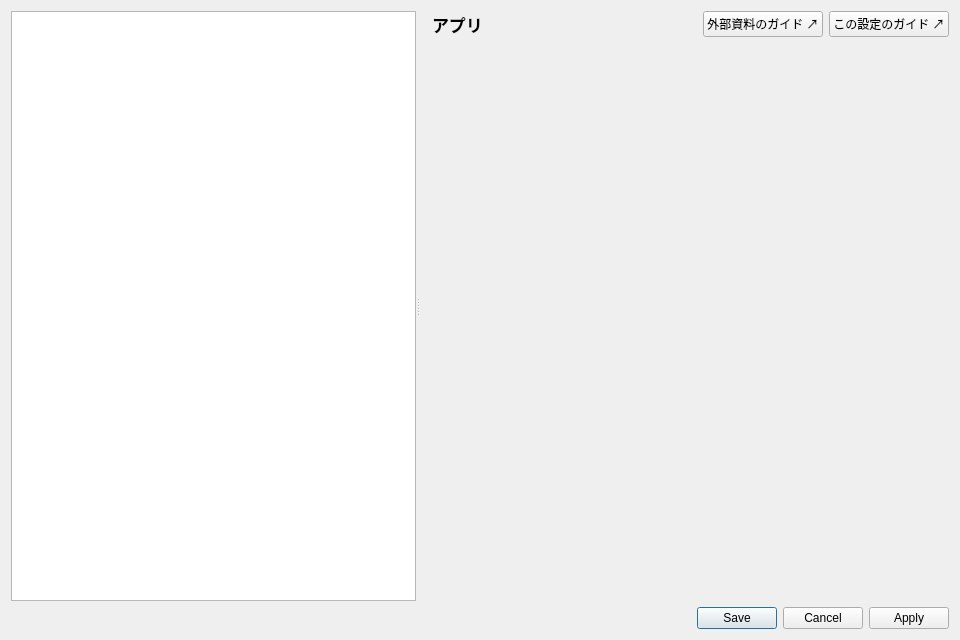
<?xml version="1.0" encoding="UTF-8"?>
<ui version="4.0">
 <class>SettingsDialog</class>
 <widget class="QDialog" name="SettingsDialog">
  <property name="geometry">
   <rect>
    <x>0</x>
    <y>0</y>
    <width>960</width>
    <height>640</height>
   </rect>
  </property>
  <property name="windowTitle">
   <string>設定</string>
  </property>
  <layout class="QVBoxLayout" name="layoutRoot">
   <item>
    <widget class="QSplitter" name="splitterSettings">
     <property name="orientation">
      <enum>Qt::Orientation::Horizontal</enum>
     </property>
     <widget class="QTreeWidget" name="treeCategories">
      <property name="minimumSize">
       <size>
        <width>230</width>
        <height>0</height>
       </size>
      </property>
      <property name="headerHidden"><bool>true</bool></property>
      <property name="styleSheet">
       <string notr="true">QTreeWidget#treeCategories { font-size: 14px; }
QTreeWidget#treeCategories::item { height: 36px; }</string>
      </property>
      <property name="editTriggers"><set>QAbstractItemView::NoEditTriggers</set></property>
      <property name="selectionMode"><enum>QAbstractItemView::SingleSelection</enum></property>
      <column><property name="text"><string>設定項目</string></property></column>
     </widget>
     <widget class="QWidget" name="widgetSettingsContent">
      <layout class="QVBoxLayout" name="layoutSettingsContent">
       <property name="leftMargin"><number>12</number></property>
       <property name="topMargin"><number>0</number></property>
       <property name="rightMargin"><number>0</number></property>
       <property name="bottomMargin"><number>0</number></property>
       <item>
        <layout class="QHBoxLayout" name="layoutGuideHeader">
         <item><widget class="QLabel" name="labelCategoryTitle">
         <property name="font"><font><pointsize>13</pointsize><bold>true</bold></font></property>
         <property name="text"><string>アプリ</string></property>
        </widget></item>
         <item><spacer name="spacerGuideHeader"><property name="orientation"><enum>Qt::Horizontal</enum></property><property name="sizeHint"><size><width>20</width><height>20</height></size></property></spacer></item>
         <item><widget class="QPushButton" name="buttonGuideResources">
          <property name="text"><string>外部資料のガイド ↗</string></property>
          <property name="toolTip"><string>オンラインガイドをブラウザで開きます。</string></property>
          <property name="autoDefault"><bool>false</bool></property>
          <property name="visible"><bool>false</bool></property>
          <property name="guidePage" stdset="0"><string notr="true">mcp-resources</string></property>
         </widget></item>
         <item><widget class="QPushButton" name="buttonGuideSettings">
          <property name="text"><string>この設定のガイド ↗</string></property>
          <property name="toolTip"><string>オンラインガイドをブラウザで開きます。</string></property>
          <property name="autoDefault"><bool>false</bool></property>
         </widget></item>
        </layout>
       </item>
       <item>
     <widget class="QStackedWidget" name="stackSettings">
      <property name="currentIndex">
       <number>0</number>
      </property>
      <widget class="QWidget" name="pageGeneral">
       <layout class="QVBoxLayout" name="layoutPageGeneral">
        <property name="leftMargin">
         <number>0</number>
        </property>
        <property name="topMargin">
         <number>0</number>
        </property>
        <property name="rightMargin">
         <number>0</number>
        </property>
        <property name="bottomMargin">
         <number>0</number>
        </property>
       </layout>
      </widget>
      <widget class="QWidget" name="pageAI">
       <layout class="QVBoxLayout" name="layoutPageAI">
        <property name="leftMargin">
         <number>0</number>
        </property>
        <property name="topMargin">
         <number>0</number>
        </property>
        <property name="rightMargin">
         <number>0</number>
        </property>
        <property name="bottomMargin">
         <number>0</number>
        </property>
       </layout>
      </widget>
      <widget class="QWidget" name="pageTone">
       <layout class="QVBoxLayout" name="layoutPageTone">
        <property name="leftMargin"><number>0</number></property>
        <property name="topMargin"><number>0</number></property>
        <property name="rightMargin"><number>0</number></property>
        <property name="bottomMargin"><number>0</number></property>
       </layout>
      </widget>
      <widget class="QWidget" name="pageFile">
       <layout class="QVBoxLayout" name="layoutPageFile">
        <property name="leftMargin">
         <number>0</number>
        </property>
        <property name="topMargin">
         <number>0</number>
        </property>
        <property name="rightMargin">
         <number>0</number>
        </property>
        <property name="bottomMargin">
         <number>0</number>
        </property>
       </layout>
      </widget>
      <widget class="QWidget" name="pageDisplay">
       <layout class="QVBoxLayout" name="layoutPageDisplay">
        <property name="leftMargin">
         <number>0</number>
        </property>
        <property name="topMargin">
         <number>0</number>
        </property>
        <property name="rightMargin">
         <number>0</number>
        </property>
        <property name="bottomMargin">
         <number>0</number>
        </property>
       </layout>
      </widget>
      <widget class="QWidget" name="pageFilterRules">
       <layout class="QVBoxLayout" name="layoutPageFilterRules">
        <property name="leftMargin">
         <number>0</number>
        </property>
        <property name="topMargin">
         <number>0</number>
        </property>
        <property name="rightMargin">
         <number>0</number>
        </property>
        <property name="bottomMargin">
         <number>0</number>
        </property>
       </layout>
      </widget>
      <widget class="QWidget" name="pageGlossary">
       <layout class="QVBoxLayout" name="layoutPageGlossary">
        <property name="leftMargin">
         <number>0</number>
        </property>
        <property name="topMargin">
         <number>0</number>
        </property>
        <property name="rightMargin">
         <number>0</number>
        </property>
        <property name="bottomMargin">
         <number>0</number>
        </property>
       </layout>
      </widget>
      <widget class="QWidget" name="pageInput">
       <layout class="QVBoxLayout" name="layoutPageInput">
        <property name="leftMargin"><number>0</number></property>
        <property name="topMargin"><number>0</number></property>
        <property name="rightMargin"><number>0</number></property>
        <property name="bottomMargin"><number>0</number></property>
       </layout>
      </widget>
      <widget class="QWidget" name="pageTranslation">
       <layout class="QVBoxLayout" name="layoutPageTranslation">
        <property name="leftMargin"><number>0</number></property>
        <property name="topMargin"><number>0</number></property>
        <property name="rightMargin"><number>0</number></property>
        <property name="bottomMargin"><number>0</number></property>
       </layout>
      </widget>
      <widget class="QWidget" name="pageSourceWatch">
       <layout class="QVBoxLayout" name="layoutPageSourceWatch">
        <property name="leftMargin"><number>0</number></property>
        <property name="topMargin"><number>0</number></property>
        <property name="rightMargin"><number>0</number></property>
        <property name="bottomMargin"><number>0</number></property>
       </layout>
      </widget>
      <widget class="QWidget" name="pagePlugins">
       <layout class="QVBoxLayout" name="layoutPagePlugins">
        <item><widget class="QLabel" name="labelPluginSettingsHelp">
         <property name="text"><string>左のツリーからプラグインを選択してください。</string></property>
         <property name="wordWrap"><bool>true</bool></property>
        </widget></item>
        <item><spacer name="spacerPluginsBottom">
         <property name="orientation"><enum>Qt::Vertical</enum></property>
         <property name="sizeHint" stdset="0"><size><width>20</width><height>20</height></size></property>
        </spacer></item>
       </layout>
      </widget>
     </widget>
       </item>
      </layout>
     </widget>
    </widget>
   </item>
   <item>
    <widget class="QDialogButtonBox" name="buttonBox">
     <property name="standardButtons">
      <set>QDialogButtonBox::StandardButton::Apply|QDialogButtonBox::StandardButton::Cancel|QDialogButtonBox::StandardButton::Save</set>
     </property>
    </widget>
   </item>
  </layout>
 </widget>
 <resources/>
 <connections>
  <connection>
   <sender>buttonBox</sender>
   <signal>accepted()</signal>
   <receiver>SettingsDialog</receiver>
   <slot>accept()</slot>
   <hints>
    <hint type="sourcelabel">
     <x>20</x>
     <y>20</y>
    </hint>
    <hint type="destinationlabel">
     <x>20</x>
     <y>20</y>
    </hint>
   </hints>
  </connection>
  <connection>
   <sender>buttonBox</sender>
   <signal>rejected()</signal>
   <receiver>SettingsDialog</receiver>
   <slot>reject()</slot>
   <hints>
    <hint type="sourcelabel">
     <x>20</x>
     <y>20</y>
    </hint>
    <hint type="destinationlabel">
     <x>20</x>
     <y>20</y>
    </hint>
   </hints>
  </connection>
 </connections>
</ui>
